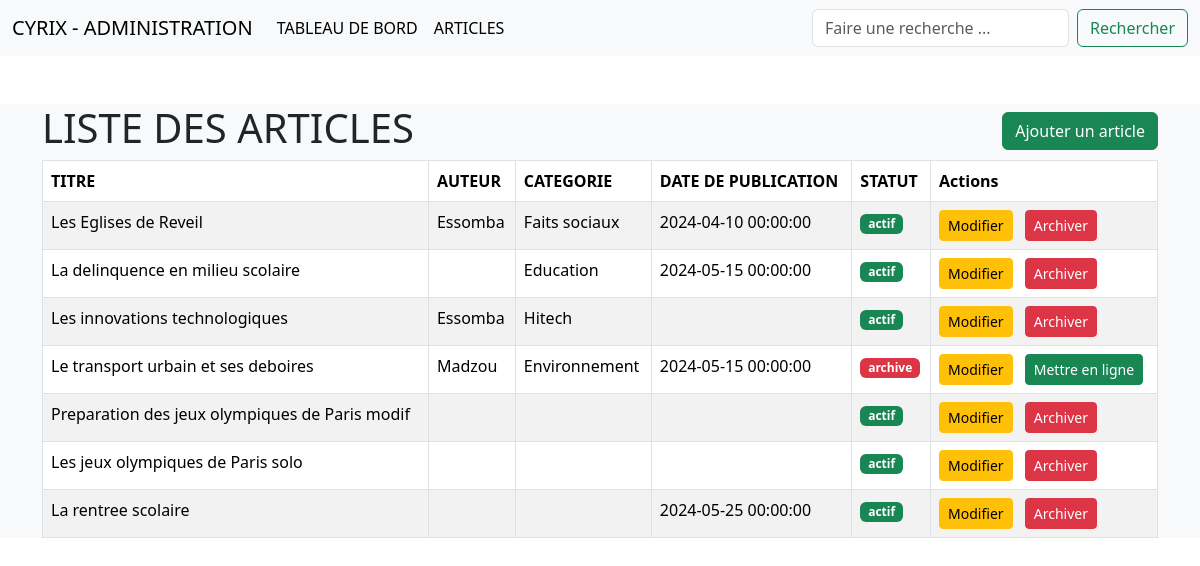
The app's page /admin/articles/index.php with its own data.
### tables this page shows
CREATE TABLE `articles` (
  `id` int(11) NOT NULL,
  `titre` varchar(200) NOT NULL,
  `corps` text DEFAULT NULL,
  `publie_a` datetime DEFAULT NULL,
  `actif` tinyint(1) DEFAULT 1,
  `auteur_id` int(11) DEFAULT NULL,
  `category_id` int(11) DEFAULT NULL
);

CREATE TABLE `auteurs` (
  `id` int(11) NOT NULL,
  `nom` varchar(50) NOT NULL,
  `prenom` varchar(60) DEFAULT NULL,
  `telephone` varchar(14) DEFAULT NULL,
  `nationalite` int(11) DEFAULT NULL
);

CREATE TABLE `categories` (
  `id` int(11) NOT NULL,
  `nom` varchar(50) NOT NULL,
  `description` text DEFAULT NULL,
  `actif` tinyint(1) DEFAULT 1
);

### admin/articles/index.php (the view, shortened to what this page needs)
<!DOCTYPE html>
<html lang="en">
<head>
    <link rel="stylesheet" href="../../assets/css/bootstrap.css">
    <link rel="stylesheet" href="../../assets/css/style.css">
</head>
<body>
    <?php include('../includes/menu.php') ?>
    <?php
        try{
            $conn = new PDO('mysql:host=localhost;dbname=tds4_db;charset=utf8', 'root', '');
            $string = "select a.id,titre,au.nom auteur,c.nom categorie,a.corps,publie_a date,a.actif from articles a LEFT JOIN categories c ON (a.category_id = c.id) LEFT JOIN auteurs au ON (au.id = a.auteur_id)";
            $requete = $conn->prepare($string);
            $requete->execute();
            $articles = $requete->fetchAll();
        }
        catch(Exception $ex){
            echo "Erreur de connexion : ".$ex->getMessage();
        }
    ?>
    <div class="bg-light">
        <div class="container mt-5">
            <div class="d-flex justify-content-between">
                <h1 class="">LISTE DES ARTICLES</h1>
                <div>
                <a class="btn btn-success mt-2" href="/cyrix/admin/articles/create.php">Ajouter un article</a>
                </div>
            </div>
            <div>
                <table class="table table-bordered table-hover table-striped">
                    <thead>
                        <tr>
                            <th>TITRE</th>
                            <th>AUTEUR</th>
                            <th>CATEGORIE</th>
                            <th>DATE DE PUBLICATION</th>
                            <th>STATUT</th>
                            <th>Actions</th>
                        </tr>
                    </thead>
                    <tbody>
                        <?php foreach($articles as $item): ?>
                            <tr>
                                <td><?= $item['titre'] ?></td>
                                <td><?= $item['auteur'] ?></td>
                                <td><?= $item['categorie'] ?></td>
                                <td><?= $item['date'] ?></td>
                                <td><?= $item['actif']?'<span class="badge bg-success">actif</span>':'<span class="badge bg-danger" >archive</span>' ?></td>
                                <td>
                                    <ul class="list-inline mb-0">
                                        <li class="list-inline-item">
                                            <a class="btn btn-warning btn-sm" href="/cyrix/admin/articles/edit.php?id=<?= $item['id'] ?>">Modifier</a>
                                        </li>
                                        <li class="list-inline-item">
                                            <?php if($item['actif']): ?>
                                                <a class="btn btn-danger btn-sm" href="#">Archiver</a>
                                            <?php else: ?>
                                                <a class="btn btn-success btn-sm" href="#">Mettre en ligne</a>
                                            <?php endif ?>
                                        </li>
                                    </ul>
                                </td>
                            </tr>
                       <?php endforeach ?>
                    </tbody>
                </table>
            </div>
        </div>
    </div>
</body>
</html>

### records on screen
articles: titre "Les Eglises de Reveil", auteur.nom "Essomba", category.nom "Faits sociaux", publie_a "2024-04-10 00:00:00", actif "actif"
articles: titre "La delinquence en milieu scolaire", category.nom "Education", publie_a "2024-05-15 00:00:00", actif "actif"
articles: titre "Les innovations technologiques", auteur.nom "Essomba", category.nom "Hitech", actif "actif"
articles: titre "Le transport urbain et ses deboires", auteur.nom "Madzou", category.nom "Environnement", publie_a "2024-05-15 00:00:00", actif "archive"
articles: titre "Preparation des jeux olympiques de Paris modif", actif "actif"
articles: titre "Les jeux olympiques de Paris solo", actif "actif"
articles: titre "La rentree scolaire", publie_a "2024-05-25 00:00:00", actif "actif"
